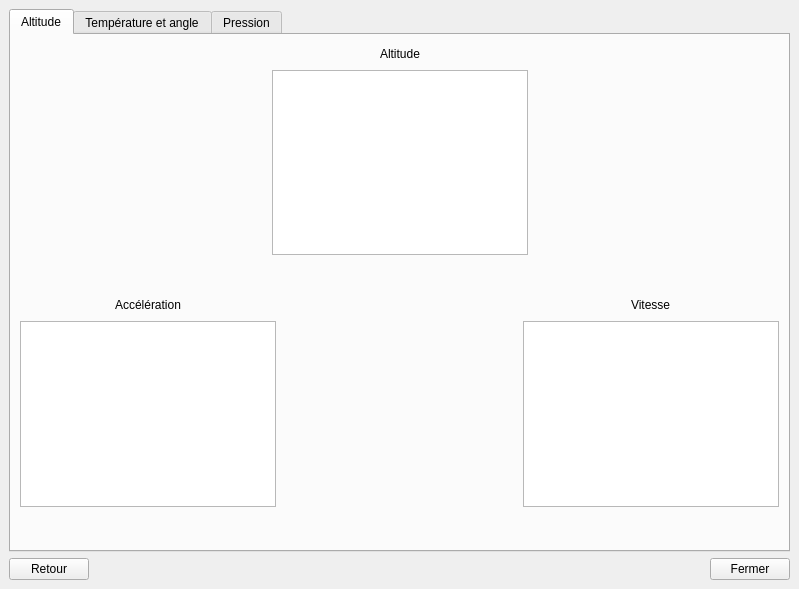
<?xml version="1.0" encoding="UTF-8"?>
<ui version="4.0">
 <class>QDialog</class>
 <widget class="QMainWindow" name="QDialog">
  <property name="geometry">
   <rect>
    <x>0</x>
    <y>0</y>
    <width>799</width>
    <height>589</height>
   </rect>
  </property>
  <property name="windowTitle">
   <string>MainWindow</string>
  </property>
  <property name="styleSheet">
   <string notr="true"/>
  </property>
  <widget class="QWidget" name="mainLayout">
   <layout class="QGridLayout" name="gridLayout_3">
    <item row="0" column="0">
     <widget class="QTabWidget" name="postAnalysisWidget">
      <property name="minimumSize">
       <size>
        <width>0</width>
        <height>0</height>
       </size>
      </property>
      <property name="currentIndex">
       <number>0</number>
      </property>
      <widget class="QWidget" name="height">
       <attribute name="title">
        <string>Altitude</string>
       </attribute>
       <layout class="QGridLayout" name="gridLayout">
        <item row="0" column="0">
         <layout class="QHBoxLayout" name="postHeightLayout">
          <item>
           <spacer name="horizontalSpacer_3">
            <property name="orientation">
             <enum>Qt::Horizontal</enum>
            </property>
            <property name="sizeHint" stdset="0">
             <size>
              <width>40</width>
              <height>20</height>
             </size>
            </property>
           </spacer>
          </item>
          <item>
           <layout class="QVBoxLayout" name="subHeightLayout">
            <item>
             <layout class="QHBoxLayout" name="postHeightTitleLayout">
              <item>
               <spacer name="horizontalSpacer">
                <property name="orientation">
                 <enum>Qt::Horizontal</enum>
                </property>
                <property name="sizeHint" stdset="0">
                 <size>
                  <width>40</width>
                  <height>20</height>
                 </size>
                </property>
               </spacer>
              </item>
              <item>
               <widget class="QLabel" name="postHeightLabel">
                <property name="text">
                 <string>Altitude</string>
                </property>
               </widget>
              </item>
              <item>
               <spacer name="horizontalSpacer_2">
                <property name="orientation">
                 <enum>Qt::Horizontal</enum>
                </property>
                <property name="sizeHint" stdset="0">
                 <size>
                  <width>40</width>
                  <height>20</height>
                 </size>
                </property>
               </spacer>
              </item>
             </layout>
            </item>
            <item>
             <widget class="QGraphicsView" name="heightGraph"/>
            </item>
            <item>
             <spacer name="verticalSpacer_3">
              <property name="orientation">
               <enum>Qt::Vertical</enum>
              </property>
              <property name="sizeHint" stdset="0">
               <size>
                <width>20</width>
                <height>40</height>
               </size>
              </property>
             </spacer>
            </item>
           </layout>
          </item>
          <item>
           <spacer name="horizontalSpacer_4">
            <property name="orientation">
             <enum>Qt::Horizontal</enum>
            </property>
            <property name="sizeHint" stdset="0">
             <size>
              <width>40</width>
              <height>20</height>
             </size>
            </property>
           </spacer>
          </item>
         </layout>
        </item>
        <item row="1" column="0">
         <layout class="QHBoxLayout" name="postSpeedAccLayout">
          <item>
           <layout class="QVBoxLayout" name="accLayout">
            <item>
             <layout class="QHBoxLayout" name="accLabLayout">
              <item>
               <spacer name="horizontalSpacer_5">
                <property name="orientation">
                 <enum>Qt::Horizontal</enum>
                </property>
                <property name="sizeHint" stdset="0">
                 <size>
                  <width>40</width>
                  <height>20</height>
                 </size>
                </property>
               </spacer>
              </item>
              <item>
               <widget class="QLabel" name="accLabel">
                <property name="text">
                 <string>Accélération</string>
                </property>
               </widget>
              </item>
              <item>
               <spacer name="horizontalSpacer_6">
                <property name="orientation">
                 <enum>Qt::Horizontal</enum>
                </property>
                <property name="sizeHint" stdset="0">
                 <size>
                  <width>40</width>
                  <height>20</height>
                 </size>
                </property>
               </spacer>
              </item>
             </layout>
            </item>
            <item>
             <widget class="QGraphicsView" name="accGraph"/>
            </item>
            <item>
             <spacer name="verticalSpacer">
              <property name="orientation">
               <enum>Qt::Vertical</enum>
              </property>
              <property name="sizeHint" stdset="0">
               <size>
                <width>20</width>
                <height>40</height>
               </size>
              </property>
             </spacer>
            </item>
           </layout>
          </item>
          <item>
           <spacer name="horizontalSpacer_9">
            <property name="orientation">
             <enum>Qt::Horizontal</enum>
            </property>
            <property name="sizeHint" stdset="0">
             <size>
              <width>40</width>
              <height>20</height>
             </size>
            </property>
           </spacer>
          </item>
          <item>
           <layout class="QVBoxLayout" name="speedLayout">
            <item>
             <layout class="QHBoxLayout" name="speedLabLayout">
              <item>
               <spacer name="horizontalSpacer_7">
                <property name="orientation">
                 <enum>Qt::Horizontal</enum>
                </property>
                <property name="sizeHint" stdset="0">
                 <size>
                  <width>40</width>
                  <height>20</height>
                 </size>
                </property>
               </spacer>
              </item>
              <item>
               <widget class="QLabel" name="speedLabel">
                <property name="text">
                 <string>Vitesse</string>
                </property>
               </widget>
              </item>
              <item>
               <spacer name="horizontalSpacer_8">
                <property name="orientation">
                 <enum>Qt::Horizontal</enum>
                </property>
                <property name="sizeHint" stdset="0">
                 <size>
                  <width>40</width>
                  <height>20</height>
                 </size>
                </property>
               </spacer>
              </item>
             </layout>
            </item>
            <item>
             <widget class="QGraphicsView" name="speedGraph"/>
            </item>
            <item>
             <spacer name="verticalSpacer_2">
              <property name="orientation">
               <enum>Qt::Vertical</enum>
              </property>
              <property name="sizeHint" stdset="0">
               <size>
                <width>20</width>
                <height>40</height>
               </size>
              </property>
             </spacer>
            </item>
           </layout>
          </item>
         </layout>
        </item>
       </layout>
      </widget>
      <widget class="QWidget" name="temperatureNangle">
       <attribute name="title">
        <string>Température et angle</string>
       </attribute>
       <layout class="QGridLayout" name="gridLayout_2">
        <item row="0" column="0">
         <layout class="QHBoxLayout" name="mainTempNAngleLayout">
          <item>
           <layout class="QVBoxLayout" name="postTemperatureLayout">
            <item>
             <layout class="QHBoxLayout" name="postTempTitleLayout">
              <item>
               <spacer name="horizontalSpacer_10">
                <property name="orientation">
                 <enum>Qt::Horizontal</enum>
                </property>
                <property name="sizeHint" stdset="0">
                 <size>
                  <width>40</width>
                  <height>20</height>
                 </size>
                </property>
               </spacer>
              </item>
              <item>
               <widget class="QLabel" name="postTempLabel">
                <property name="text">
                 <string>Température dans la fusée</string>
                </property>
               </widget>
              </item>
              <item>
               <spacer name="horizontalSpacer_11">
                <property name="orientation">
                 <enum>Qt::Horizontal</enum>
                </property>
                <property name="sizeHint" stdset="0">
                 <size>
                  <width>40</width>
                  <height>20</height>
                 </size>
                </property>
               </spacer>
              </item>
             </layout>
            </item>
            <item>
             <layout class="QVBoxLayout" name="postTempGraphLayout">
              <item>
               <widget class="QGraphicsView" name="postTempGraph"/>
              </item>
             </layout>
            </item>
           </layout>
          </item>
          <item>
           <spacer name="horizontalSpacer_14">
            <property name="orientation">
             <enum>Qt::Horizontal</enum>
            </property>
            <property name="sizeHint" stdset="0">
             <size>
              <width>40</width>
              <height>20</height>
             </size>
            </property>
           </spacer>
          </item>
          <item>
           <layout class="QVBoxLayout" name="angleLayout">
            <item>
             <layout class="QHBoxLayout" name="angleLabLayout">
              <item>
               <spacer name="horizontalSpacer_13">
                <property name="orientation">
                 <enum>Qt::Horizontal</enum>
                </property>
                <property name="sizeHint" stdset="0">
                 <size>
                  <width>40</width>
                  <height>20</height>
                 </size>
                </property>
               </spacer>
              </item>
              <item>
               <widget class="QLabel" name="anglerLabel">
                <property name="text">
                 <string>Angle de la fusée</string>
                </property>
               </widget>
              </item>
              <item>
               <spacer name="horizontalSpacer_12">
                <property name="orientation">
                 <enum>Qt::Horizontal</enum>
                </property>
                <property name="sizeHint" stdset="0">
                 <size>
                  <width>40</width>
                  <height>20</height>
                 </size>
                </property>
               </spacer>
              </item>
             </layout>
            </item>
            <item>
             <layout class="QHBoxLayout" name="subAngleLayout">
              <item>
               <widget class="QGraphicsView" name="angleGraph"/>
              </item>
             </layout>
            </item>
           </layout>
          </item>
         </layout>
        </item>
       </layout>
      </widget>
      <widget class="QWidget" name="stress">
       <attribute name="title">
        <string>Pression</string>
       </attribute>
       <layout class="QGridLayout" name="gridLayout_4">
        <item row="0" column="0">
         <layout class="QVBoxLayout" name="stressLaout">
          <item>
           <layout class="QHBoxLayout" name="stressLabLayout">
            <item>
             <spacer name="horizontalSpacer_17">
              <property name="orientation">
               <enum>Qt::Horizontal</enum>
              </property>
              <property name="sizeHint" stdset="0">
               <size>
                <width>40</width>
                <height>20</height>
               </size>
              </property>
             </spacer>
            </item>
            <item>
             <widget class="QLabel" name="stressLabel">
              <property name="text">
               <string>Pression</string>
              </property>
             </widget>
            </item>
            <item>
             <spacer name="horizontalSpacer_16">
              <property name="orientation">
               <enum>Qt::Horizontal</enum>
              </property>
              <property name="sizeHint" stdset="0">
               <size>
                <width>40</width>
                <height>20</height>
               </size>
              </property>
             </spacer>
            </item>
           </layout>
          </item>
          <item>
           <layout class="QVBoxLayout" name="subStressLayout">
            <item>
             <widget class="QGraphicsView" name="stressGraph"/>
            </item>
           </layout>
          </item>
         </layout>
        </item>
       </layout>
      </widget>
     </widget>
    </item>
    <item row="1" column="0">
     <layout class="QHBoxLayout" name="menuLayout">
      <item>
       <widget class="QPushButton" name="returnPush">
        <property name="text">
         <string>Retour</string>
        </property>
       </widget>
      </item>
      <item>
       <spacer name="horizontalSpacer_15">
        <property name="orientation">
         <enum>Qt::Horizontal</enum>
        </property>
        <property name="sizeHint" stdset="0">
         <size>
          <width>40</width>
          <height>20</height>
         </size>
        </property>
       </spacer>
      </item>
      <item>
       <widget class="QPushButton" name="closePush">
        <property name="text">
         <string>Fermer</string>
        </property>
       </widget>
      </item>
     </layout>
    </item>
   </layout>
  </widget>
 </widget>
 <resources/>
 <connections/>
</ui>
